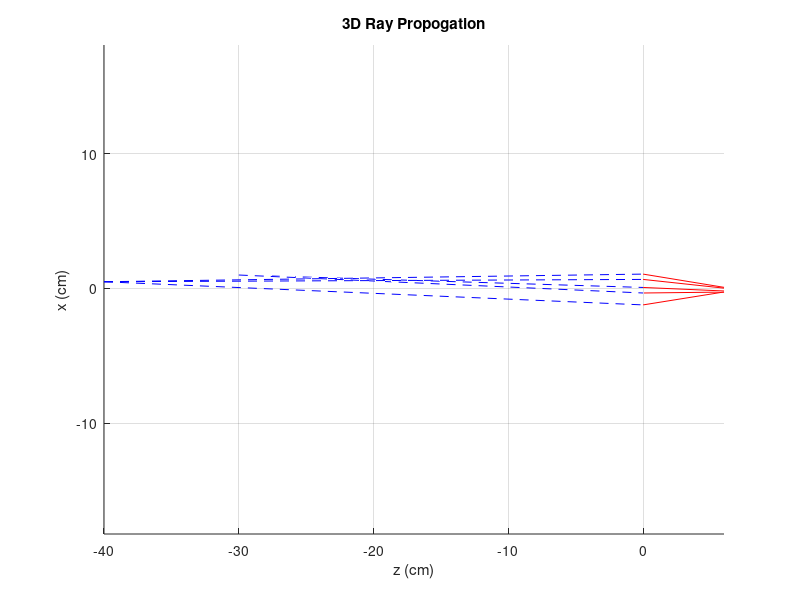
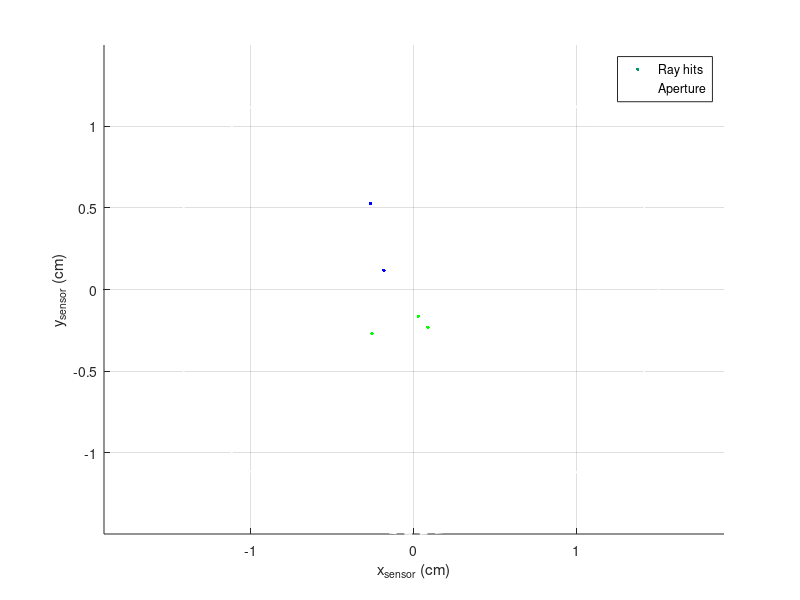

Write MATLAB code to recreate these figures, in order.
%% MODULE 03 WEEK 1 &&

%% 3D Ray Propogation %%
clear; close all; clc;

%Conditions
Fl = 6;
d2 = Fl;
%(x, y, z (d1), r, g, b)
ColorSpace = [
               -2, -1, 50, 1, 0, 0;
               0.5, 1, 40, 0, 1, 0;
               1, -2, 30, 0, 0, 1;
               3, -2, 60, 1, 1, 0;
               ];
rays_perPoint = 50; 
thetas_perPoint = deg2rad(20);
R = 1.5; %Aperature lens radius

%Sensor parameters
x_pixels = 200;
y_pixels = 200; 
s_width = 6;
s_height = s_width;
x_sensorMin = -s_width/2;
y_sensorMin = -s_height/2;
x_sensorMax = s_width/2;
y_sensorMax = s_height/2;
x_sensor = linspace(x_sensorMin, x_sensorMax, x_pixels);
y_sensor = linspace(y_sensorMin, y_sensorMax, y_pixels);
[X, Y] = meshgrid(x_sensor, y_sensor);

plot_rays = true;
max_rays = 500; 

%2x2 matrix
M_Lens = [1 0; -(1/Fl) 1];

%Sensor data
sensor_hits = [];   %(x_img, y_img)
sensor_colors = []; %(r, g, b)

plot_count = 0; 

%Ray Propogation and Tracing 
%rng(0) %turn on for repeatability

for p = 1:size(ColorSpace,1)
    
    x_ColorSpace = ColorSpace(p,1);
    y_ColorSpace = ColorSpace(p,2);
    z_ColorSpace = ColorSpace(p,3);
    ColorSpaceColumns = ColorSpace(p,4:6)'; %RGB columns

    N = rays_perPoint;

    %Generate random rays of propogration to simulate diffuse reflection
    u = rand(1,N);
    v = rand(1,N);
    %angles
    polar = acos(sqrt(u)) * (thetas_perPoint/(pi/2));
    phi = 2*pi*v; %random azimuth angle -> cone orientation
    thx = tan(polar) .* cos(phi); %overall angle of x propogation
    thy = tan(polar) .* sin(phi); %overall angle of y propagtion

    %initial ray positions
    x0 = repmat(x_ColorSpace, 1, N);
    y0 = repmat(y_ColorSpace, 1, N);
    z0 = repmat(z_ColorSpace, 1, N); %distance from lens (cm)

    %RGB per ray
    RGB_ray = repmat(ColorSpaceColumns,1,N);

    %Object -> Lens
    x_lens = x0 + z0 .* thx; %where x propogation intersects lens
    y_lens = y0 + z0 .* thy; %where y propogation intersects lens
    thx_lens = thx; %angle at which x propogation hits lens
    thy_lens = thy; %angle at which y propogation hits lens

    %Aperature check -> if ray is in region then let it through to sensor
    app_region = (x_lens.^2 + y_lens.^2) <= R^2;
    if ~any(app_region)
        continue
    end
    %Only take into account rays through aperature region
    x_lens = x_lens(app_region);
    y_lens = y_lens(app_region);
    thx_lens = thx_lens(app_region);
    thy_lens = thy_lens(app_region);
    ap_columns = RGB_ray(:, app_region);
    ap_N = size(x_lens,2);

    %Ray propogation through lens
    x_atLens = M_Lens * [x_lens; thx_lens]; %[position, angle]
    y_atLens = M_Lens * [y_lens; thy_lens]; %[position, angle]

    x_afterLens = x_atLens(1,:); %x position after lens
    thx_afterLens = x_atLens(2,:); %x angle after lens
    y_afterLens = y_atLens(1,:); %y position after lens
    thy_afterLens = y_atLens(2,:); %y angle after lens

    %Lens -> Img
    x_img = x_afterLens + d2 .* thx_afterLens; %follow x from lens to img
    y_img = y_afterLens + d2 .* thy_afterLens; %follow y from lens to img

    %Img Sensor Coordinated
    sensor_hits = [sensor_hits; x_img(:), y_img(:)]; %fill matrix w/ final x,y
    sensor_colors = [sensor_colors; ap_columns']; %fill matrix w/ final rgb

    %Plot rays
    if plot_rays && plot_count < max_rays
        nplot = min(numel(x_img), max_rays - plot_count);

        figure(1);
        hold on;
        grid on;
        axis equal;
        xlabel('z (cm)');
        ylabel('x (cm)');
        zlabel('y (cm)');
        title('3D Ray Propogation');

        for c = 1:nplot
            %obj -> lens (x)
            plot3([-z_ColorSpace, 0], [x_ColorSpace, x_lens(c)], ...
                [y_ColorSpace, y_lens(c)], 'b--');
            %lens -> Sensor
            plot3([0, d2], [x_afterLens(c), x_img(c)], [y_afterLens(c), ...
                y_img(c)], 'r');
        end
        plot_count = plot_count + nplot; %update plot count
    end
end

%Results
figure; 
scatter(sensor_hits(:,1), sensor_hits(:,2), 6, sensor_colors, 'filled');
xlabel('x_{sensor} (cm)');
ylabel('y_{sensor} (cm)');
title = ('Sensor Positions of Rays');
axis equal;
grid on;

%Aperature region
hold on;
circle = linspace(0, 2*pi, 200);
x_ap = R * cos(circle);
y_ap = R * sin(circle);
plot(x_ap, y_ap, 'w--', 'LineWidth', 1.2); 
legend('Ray hits', 'Aperture');


disp(['Total rays hitting lens: ', num2str(size(sensor_hits,1))]);
